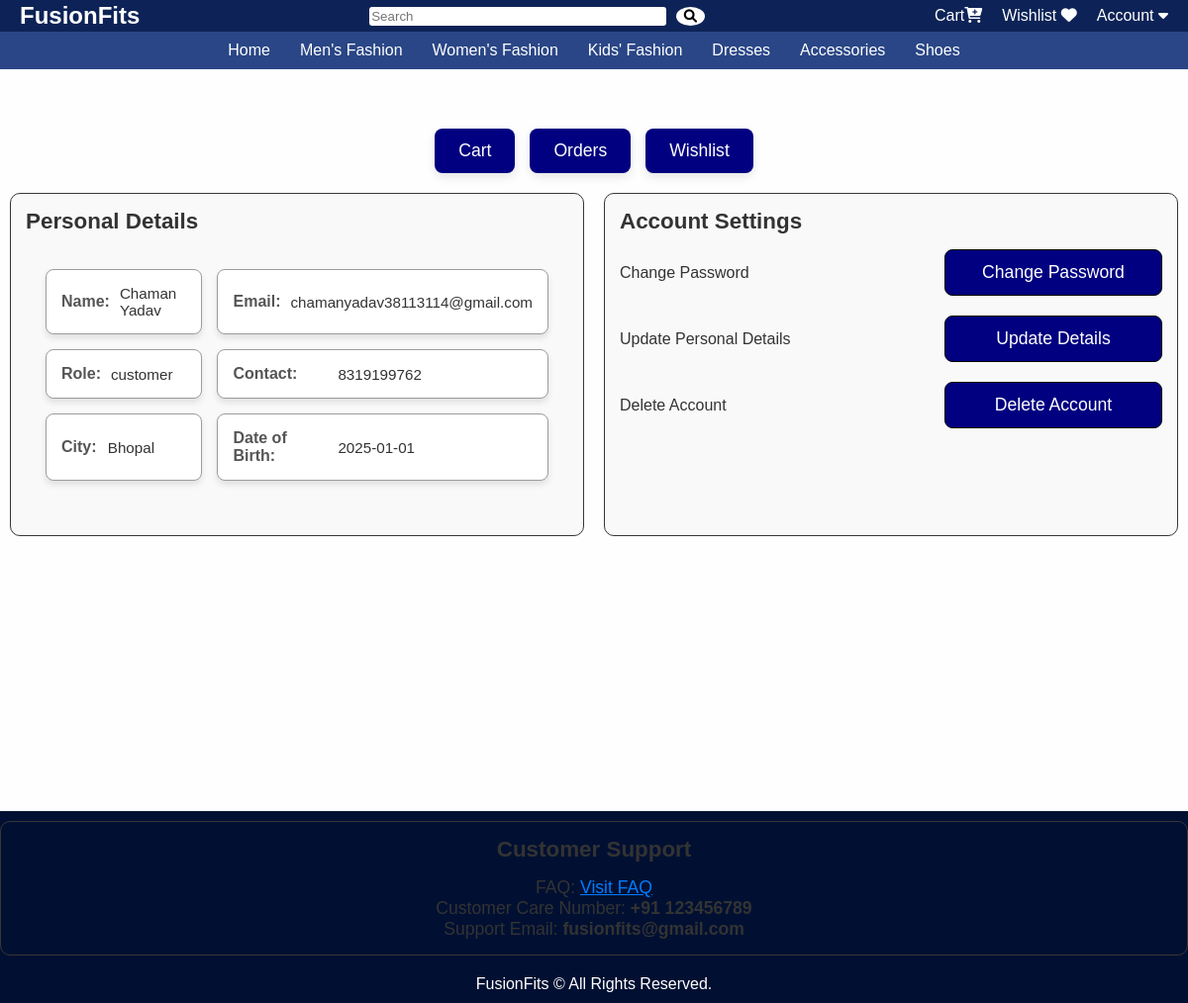
The app's page /auth/profile/6 (signed in), older data.
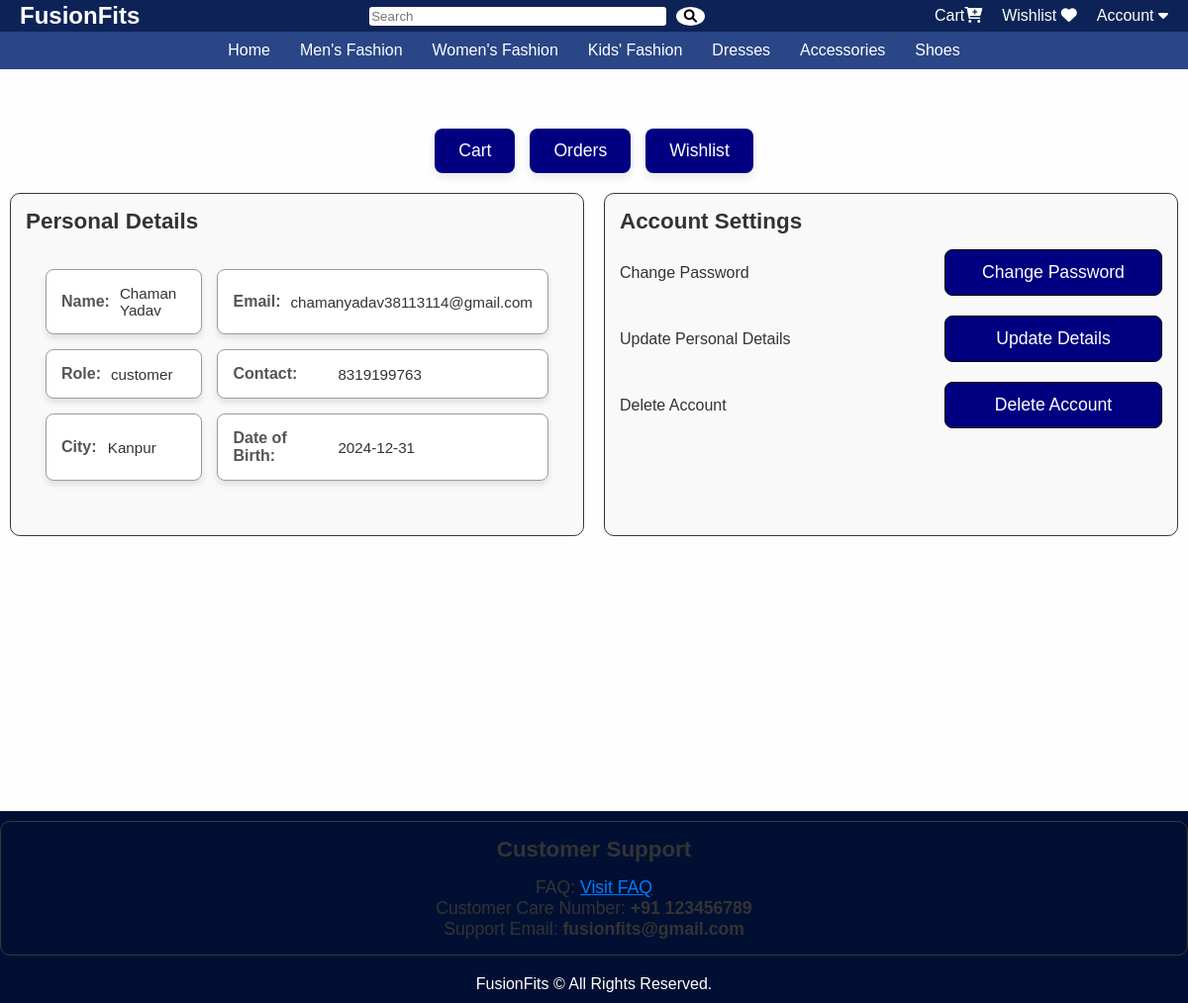
The same page, newer data.
### app/models.py (models this page shows, shortened)
class User(UserMixin, db.Model):
    id = db.Column(db.Integer, primary_key=True)
    username = db.Column(db.String(50), nullable=False)
    email = db.Column(db.String(100), unique=True, nullable=False)
    password = db.Column(db.String(255), nullable=False)
    role = db.Column(db.String(20), nullable=False)
    contact = db.Column(db.String(20), nullable=False)
    address = db.Column(db.String(200), nullable=False)
    city = db.Column(db.String(100), nullable=False)
    dob = db.Column(db.Date, nullable=False)
    reset_token = db.Column(db.String(128), nullable=True)

### app/auth.py (the view)
@auth.route('/profile/<int:id>')
@login_required
def profile(id):
    user = db.session.get(User, id)
    if not user:
        abort(404)
    if current_user.id != id and current_user.role != 'admin':
        abort(403)
    return render_template('profile.html', user=user)

### app/templates/profile.html (shortened to what this page needs)
<!DOCTYPE html>
<html lang="en">
<head>
</head>
<body>
    {% extends "home.html" %}
    {% block content %}
    <div class="container">
        <div class="center-buttons">
            <a href="{{ url_for('main.cart') }}"><button>Cart</button></a>
            <a href="{{ url_for('main.your_orders') }}"><button>Orders</button></a>
            <a href="{{ url_for('main.wishlist') }}" ><button>Wishlist</button></a>
        </div>
        <div class="profile-sections">
            <section id="personal-details">
                <h2>Personal Details</h2>
                <ul class="info">
                    <li>
                        <span class="label">Name:</span>
                        <span class="value">{{ user.username }}</span>
                    </li>
                    <li>
                        <span class="label">Email:</span>
                        <span class="value">{{ user.email }}</span>
                    </li>
                    <li>
                        <span class="label">Role:</span>
                        <span class="value">{{ user.role }}</span>
                    </li>
                    <li>
                        <span class="label">Contact:</span>
                        <span class="value">{{ user.contact }}</span>
                    </li>
                    <li>
                        <span class="label">City:</span>
                        <span class="value">{{ user.city }}</span>
                    </li>
                    <li>
                        <span class="label">Date of Birth:</span>
                        <span class="value">{{ user.dob }}</span>
                    </li>
                </ul>
            </section>
            <section id="account-settings">
                <h2>Account Settings</h2>
                <div>
                    <span>Change Password</span>
                    <form action="{{ url_for('auth.change_password', id=user.id) }}" method="get" style="display: inline;">
                        <button class="change-password-btn">Change Password</button>
                    </form>
                </div>
                <div>
                    <span>Update Personal Details</span>
                    <form action="{{ url_for('auth.update_details', id=user.id) }}" method="get" style="display: inline;">
                        <button type="submit" class="btn btn-primary">Update Details</button>
                    </form>
                </div>
                <div>
                    <span>Delete Account</span>
                    <a href="{{ url_for('auth.confirm_delete', id=user.id) }}">
                        <button class="delete-account-btn">Delete Account</button>
                    </a>
                </div>
            </section>
        </div>
    </div>
    {% endblock %}

Row changes from the older to the newer data that the page shows:
changed User "Chaman Yadav": contact "8319199762" → "8319199763"; city "Bhopal" → "Kanpur"; dob "2025-01-01" → "2024-12-31"
